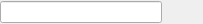
<?xml version="1.0" encoding="UTF-8"?>
<ui version="4.0">
 <class>SearchBox</class>
 <widget class="QWidget" name="SearchBox">
  <property name="geometry">
   <rect>
    <x>0</x>
    <y>0</y>
    <width>203</width>
    <height>24</height>
   </rect>
  </property>
  <property name="sizePolicy">
   <sizepolicy hsizetype="Expanding" vsizetype="Minimum">
    <horstretch>0</horstretch>
    <verstretch>0</verstretch>
   </sizepolicy>
  </property>
  <property name="windowTitle">
   <string>Form</string>
  </property>
  <layout class="QHBoxLayout" name="horizontalLayout">
   <property name="spacing">
    <number>1</number>
   </property>
   <property name="leftMargin">
    <number>0</number>
   </property>
   <property name="topMargin">
    <number>0</number>
   </property>
   <property name="rightMargin">
    <number>0</number>
   </property>
   <property name="bottomMargin">
    <number>0</number>
   </property>
   <item>
    <widget class="QLineEdit" name="edit"/>
   </item>
   <item>
    <widget class="QPushButton" name="button">
     <property name="text">
      <string/>
     </property>
     <property name="icon">
      <iconset resource="resources.qrc">
       <normaloff>:/Resources/remove.png</normaloff>:/Resources/remove.png</iconset>
     </property>
     <property name="flat">
      <bool>true</bool>
     </property>
    </widget>
   </item>
  </layout>
 </widget>
 <resources>
  <include location="resources.qrc"/>
 </resources>
 <connections/>
</ui>
